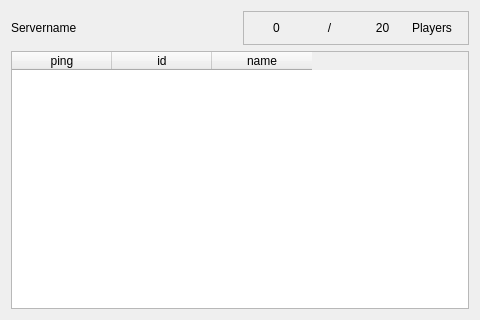
<?xml version="1.0" encoding="UTF-8"?>
<ui version="4.0">
 <class>Playerlist</class>
 <widget class="QWidget" name="Playerlist">
  <property name="geometry">
   <rect>
    <x>0</x>
    <y>0</y>
    <width>480</width>
    <height>320</height>
   </rect>
  </property>
  <property name="windowTitle">
   <string>Form</string>
  </property>
  <layout class="QGridLayout" name="gridLayout">
   <item row="0" column="0">
    <widget class="QLabel" name="ServernameLabel">
     <property name="text">
      <string>Servername</string>
     </property>
    </widget>
   </item>
   <item row="0" column="1">
    <widget class="QFrame" name="frame">
     <property name="frameShape">
      <enum>QFrame::StyledPanel</enum>
     </property>
     <property name="frameShadow">
      <enum>QFrame::Raised</enum>
     </property>
     <layout class="QHBoxLayout" name="horizontalLayout">
      <item>
       <layout class="QHBoxLayout" name="CurrMaxPlayersLayout">
        <item>
         <widget class="QLabel" name="CurrentPlayers">
          <property name="text">
           <string>0</string>
          </property>
          <property name="alignment">
           <set>Qt::AlignCenter</set>
          </property>
         </widget>
        </item>
        <item>
         <widget class="QLabel" name="CurrOfMaxLabel">
          <property name="text">
           <string>/</string>
          </property>
          <property name="alignment">
           <set>Qt::AlignCenter</set>
          </property>
         </widget>
        </item>
        <item>
         <widget class="QLabel" name="MaxPlayers">
          <property name="text">
           <string>20</string>
          </property>
          <property name="alignment">
           <set>Qt::AlignCenter</set>
          </property>
         </widget>
        </item>
        <item>
         <widget class="QLabel" name="Playerlabel">
          <property name="text">
           <string>Players</string>
          </property>
         </widget>
        </item>
       </layout>
      </item>
     </layout>
    </widget>
   </item>
   <item row="1" column="0" colspan="2">
    <widget class="QTableWidget" name="Playerlist_table">
     <property name="enabled">
      <bool>true</bool>
     </property>
     <property name="editTriggers">
      <set>QAbstractItemView::NoEditTriggers</set>
     </property>
     <property name="selectionMode">
      <enum>QAbstractItemView::NoSelection</enum>
     </property>
     <property name="selectionBehavior">
      <enum>QAbstractItemView::SelectRows</enum>
     </property>
     <column>
      <property name="text">
       <string>ping</string>
      </property>
     </column>
     <column>
      <property name="text">
       <string>id</string>
      </property>
     </column>
     <column>
      <property name="text">
       <string>name</string>
      </property>
     </column>
    </widget>
   </item>
  </layout>
 </widget>
 <resources/>
 <connections/>
</ui>
